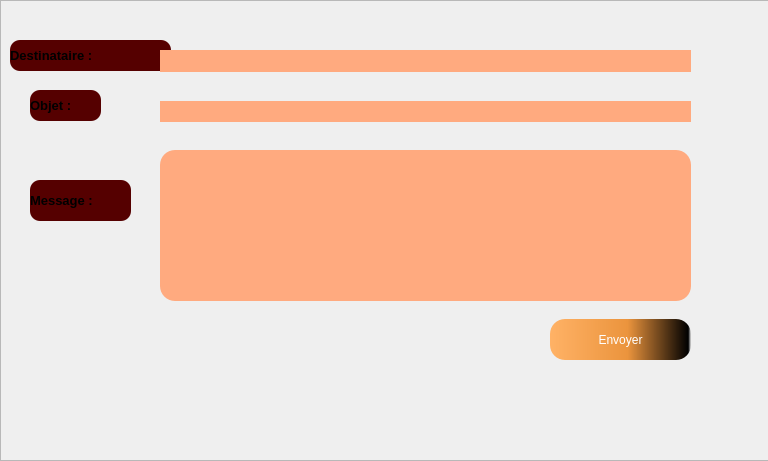
<?xml version="1.0" encoding="UTF-8"?>
<ui version="4.0">
 <class>Dialog</class>
 <widget class="QDialog" name="Dialog">
  <property name="geometry">
   <rect>
    <x>0</x>
    <y>0</y>
    <width>768</width>
    <height>461</height>
   </rect>
  </property>
  <property name="windowTitle">
   <string>Dialog</string>
  </property>
  <property name="styleSheet">
   <string notr="true"/>
  </property>
  <widget class="QFrame" name="frame">
   <property name="geometry">
    <rect>
     <x>0</x>
     <y>0</y>
     <width>771</width>
     <height>461</height>
    </rect>
   </property>
   <property name="styleSheet">
    <string notr="true">background-image: url(:/white.png);
QLabel
{color:black;
border-radius:35px;
}
QLabel
{background:#550000;
border-radius:10px;
border-bottom:0px solid #717072;
}

QLineEdit
{
background:#ffaa7f;
border-radius:60px;
}

QLineEdit
{
color:black;
border-radius:15px;
}
QLineEdit:hover
{
color:white;
border-radius:15px;
background:#ff5500;
}
QTextEdit
{
background:#ffaa7f;
border-radius:60px;
}

QTextEdit
{
color:black;
border-radius:15px;
}
QTextEdit:hover
{
color:white;
border-radius:15px;
background:#ff5500;
}
</string>
   </property>
   <property name="frameShape">
    <enum>QFrame::StyledPanel</enum>
   </property>
   <property name="frameShadow">
    <enum>QFrame::Raised</enum>
   </property>
   <widget class="QLabel" name="label_24">
    <property name="geometry">
     <rect>
      <x>10</x>
      <y>40</y>
      <width>161</width>
      <height>31</height>
     </rect>
    </property>
    <property name="font">
     <font>
      <pointsize>10</pointsize>
      <weight>75</weight>
      <bold>true</bold>
     </font>
    </property>
    <property name="text">
     <string>Destinataire :</string>
    </property>
   </widget>
   <widget class="QLabel" name="label_25">
    <property name="geometry">
     <rect>
      <x>30</x>
      <y>180</y>
      <width>101</width>
      <height>41</height>
     </rect>
    </property>
    <property name="font">
     <font>
      <pointsize>10</pointsize>
      <weight>75</weight>
      <bold>true</bold>
     </font>
    </property>
    <property name="text">
     <string>Message :</string>
    </property>
   </widget>
   <widget class="QLabel" name="label_23">
    <property name="geometry">
     <rect>
      <x>30</x>
      <y>90</y>
      <width>71</width>
      <height>31</height>
     </rect>
    </property>
    <property name="font">
     <font>
      <pointsize>10</pointsize>
      <weight>75</weight>
      <bold>true</bold>
     </font>
    </property>
    <property name="text">
     <string>Objet :</string>
    </property>
   </widget>
   <widget class="QLineEdit" name="lineEdit_objet">
    <property name="geometry">
     <rect>
      <x>160</x>
      <y>101</y>
      <width>531</width>
      <height>21</height>
     </rect>
    </property>
   </widget>
   <widget class="QLineEdit" name="lineEdit_adresse">
    <property name="geometry">
     <rect>
      <x>160</x>
      <y>50</y>
      <width>531</width>
      <height>22</height>
     </rect>
    </property>
   </widget>
   <widget class="QPushButton" name="pushButton_envoyer">
    <property name="geometry">
     <rect>
      <x>550</x>
      <y>319</y>
      <width>141</width>
      <height>41</height>
     </rect>
    </property>
    <property name="styleSheet">
     <string notr="true">QPushButton
{background:qlineargradient(spread:pad, x1:0, y1:0, x2:1, y2:0, stop:0 rgba(255, 178, 102, 255), stop:0.55 rgba(235, 148, 61, 255), stop:0.98 rgba(0, 0, 0, 255), stop:1 rgba(0, 0, 0, 0));
border-radius:15px;}
QPushButton
{
color:white;
border-radius:15px;
}
QPushButton:hover
{
color:#ff557f;
border-radius:15px;
background:#ffaa00;
}</string>
    </property>
    <property name="text">
     <string>Envoyer</string>
    </property>
   </widget>
   <widget class="QTextEdit" name="textEdit_texte">
    <property name="geometry">
     <rect>
      <x>160</x>
      <y>150</y>
      <width>531</width>
      <height>151</height>
     </rect>
    </property>
   </widget>
  </widget>
 </widget>
 <resources/>
 <connections/>
</ui>
